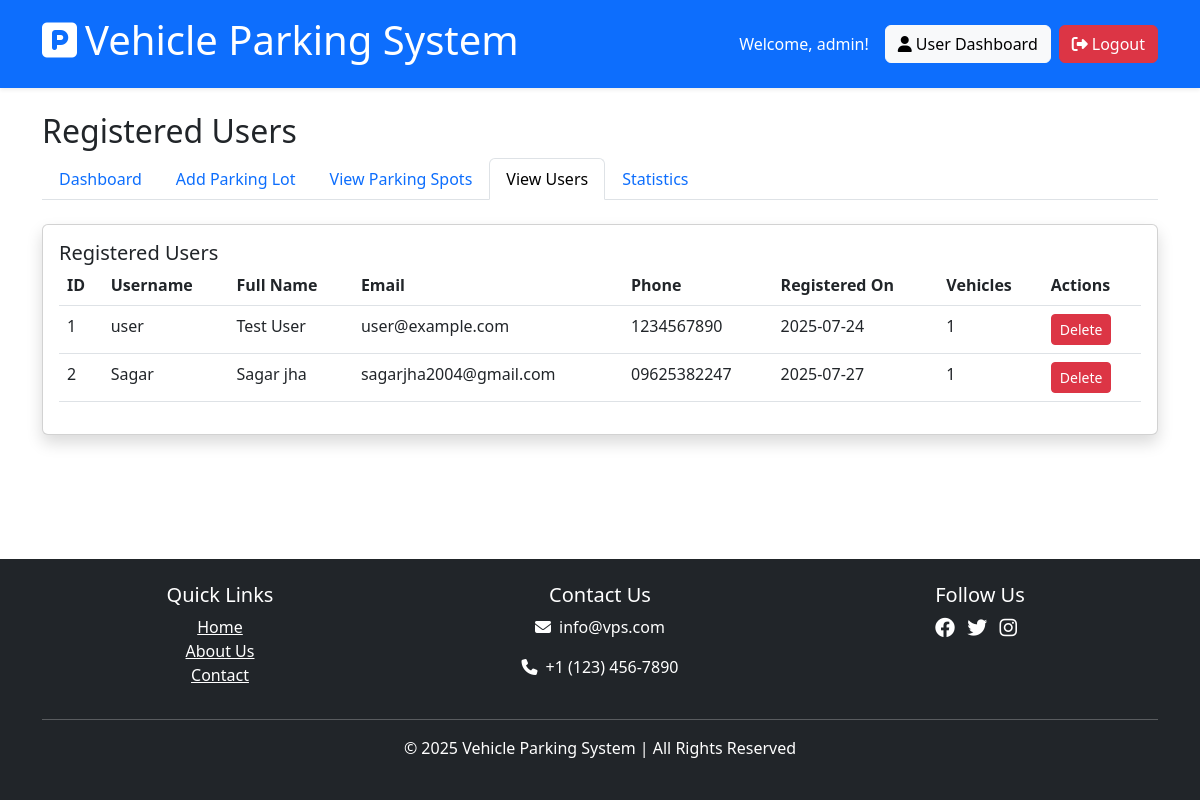
Before: /admin/view_user (signed in) with the older database file.
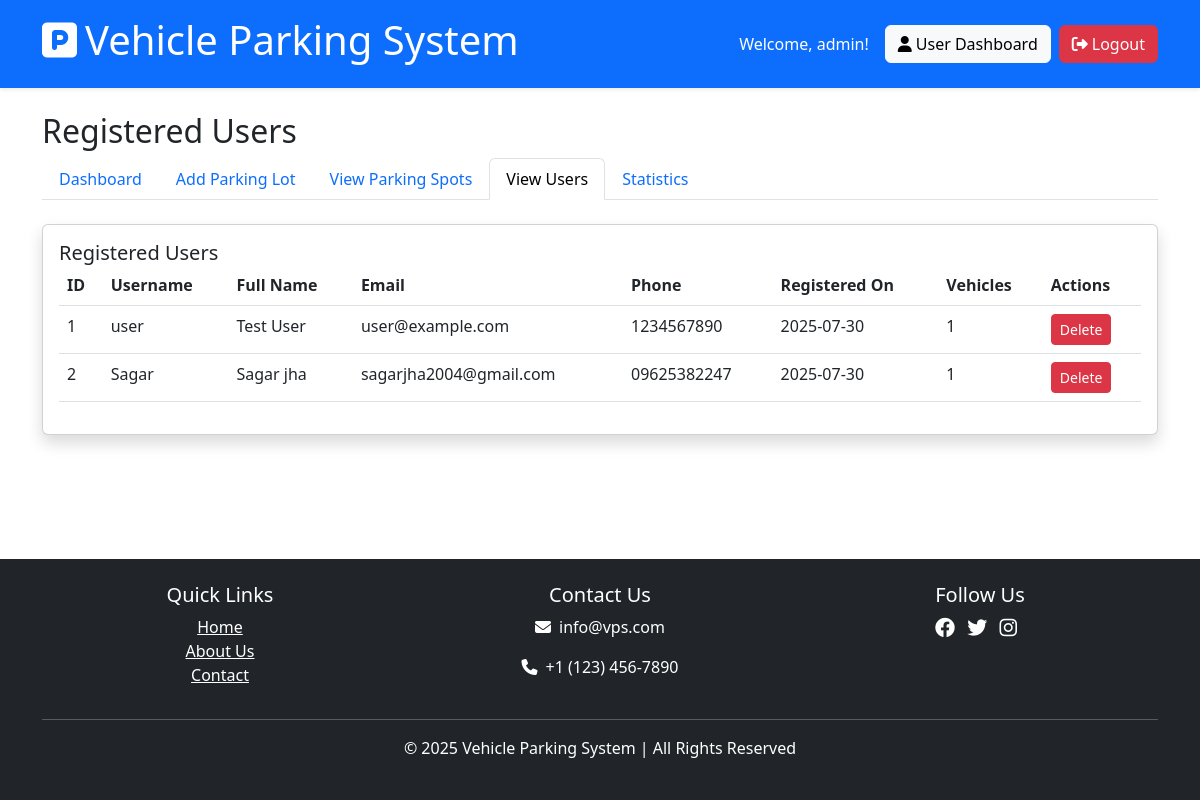
After: the same page with the newer database file.
### models/admin.py (models this page shows, shortened)
class Admin(db.Model, UserMixin):
    __tablename__ = 'admin'
    id = db.Column(db.Integer, primary_key=True)
    username = db.Column(db.String(100), unique=True, nullable=False)
    password_hash = db.Column(db.String(200), nullable=False)

### models/user.py (models this page shows, shortened)
class User(db.Model, UserMixin):
    id = db.Column(db.Integer, primary_key=True)
    username = db.Column(db.String(100), unique=True, nullable=False)
    email = db.Column(db.String(120), unique=True, nullable=False)
    password_hash = db.Column(db.String(200), nullable=False)
    first_name = db.Column(db.String(50))
    last_name = db.Column(db.String(50))
    phone = db.Column(db.String(20))
    registered_on = db.Column(db.DateTime, default=lambda: datetime.now(timezone.utc))
    bookings = db.relationship('Booking', backref='user', lazy=True, cascade="all, delete-orphan")
    vehicles = db.relationship('Vehicle', backref='owner', lazy=True, cascade="all, delete-orphan")
    @property
    def password(self):
        raise AttributeError('password is not a readable attribute')

### routes/admin_routes.py (the view)
@admin_bp.route('/view_user')
@login_required
@admin_required
def view_user():
    users = User.query.all()
    return render_template('admin/view_user.html', users=users)

### extensions.py (called while the page is built)
@login_manager.user_loader
def load_user(user_id):
    from models.admin import Admin
    from models.user import User
    admin = Admin.query.get(int(user_id))
    if admin:
        return admin
    return User.query.get(int(user_id))

### routes/admin_routes.py (called while the page is built, shortened)
def admin_required(f):
    @wraps(f)
    def decorated_function(*args, **kwargs):
        if not current_user.is_authenticated:
            flash('Please login to access this page.', 'warning')
            return redirect(url_for('admin.login'))
        return f(*args, **kwargs)
    return decorated_function

### templates/admin/view_user.html (shortened to what this page needs)
{% extends 'shared/base.html' %}
{% block content %}
<div class="row mb-4">
    <div class="col-12">
        <h2>Registered Users</h2>
        <nav>
            <div class="nav nav-tabs" id="nav-tab" role="tablist">
                <a class="nav-link" href="{{ url_for('admin.dashboard') }}">Dashboard</a>
                <a class="nav-link" href="{{ url_for('admin.add_parking_lot') }}">Add Parking Lot</a>
                <a class="nav-link" href="{{ url_for('admin.view_parking_spots') }}">View Parking Spots</a>
                <a class="nav-link active" href="{{ url_for('admin.view_user') }}">View Users</a>
                <a class="nav-link" href="{{ url_for('admin.statistics') }}">Statistics</a>
            </div>
        </nav>
    </div>
</div>
<div class="row">
    <div class="col-12">
        <div class="card shadow">
            <div class="card-body">
                <h5 class="card-title mb-0">Registered Users</h5>
                {% if users %}
                <div class="table-responsive">
                    <table class="table table-hover">
                        <thead>
                            <tr>
                                <th>ID</th>
                                <th>Username</th>
                                <th>Full Name</th>
                                <th>Email</th>
                                <th>Phone</th>
                                <th>Registered On</th>
                                <th>Vehicles</th>
                                <th>Actions</th>
                            </tr>
                        </thead>
                        <tbody>
                            {% for user in users %}
                            <tr>
                                <td>{{ user.id }}</td>
                                <td>{{ user.username }}</td>
                                <td>{{ user.first_name }} {{ user.last_name }}</td>
                                <td>{{ user.email }}</td>
                                <td>{{ user.phone or 'N/A' }}</td>
                                <td>{{ user.registered_on.strftime('%Y-%m-%d') }}</td>
                                <td>{{ user.vehicles|length }}</td>
                                <td>
                                    <form method="POST" action="{{ url_for('admin.delete_user', user_id=user.id) }}" onsubmit="return confirm('Are you sure you want to delete this user?');">
                                        <button type="submit" class="btn btn-sm btn-danger">Delete</button>
                                    </form>
                                </td>
                            </tr>
                            {% endfor %}
                        </tbody>
                    </table>
                </div>
                {% else %}
                    <p>No registered users found.</p>
                {% endif %}
            </div>
        </div>
    </div>
</div>
{% endblock %}

### templates/shared/base.html (shortened to what this page needs)
<!DOCTYPE html>
<html lang="en">
<head>
    <link rel="stylesheet" href="{{ url_for('static', filename='css/style.css') }}">
    <link href="https://cdn.jsdelivr.net/npm/bootstrap@5.3.0/dist/css/bootstrap.min.css" rel="stylesheet">
    <link rel="stylesheet" href="https://cdnjs.cloudflare.com/ajax/libs/font-awesome/6.4.0/css/all.min.css">
</head>
<body class="d-flex flex-column min-vh-100">
    <header class="bg-primary text-white p-3 shadow-sm">
        <div class="container">
            <div class="d-flex justify-content-between align-items-center">
                <a href="{{ url_for('main.index') }}" class="text-white text-decoration-none">
                    <h1><i class="fas fa-parking me-2"></i>Vehicle Parking System</h1>
                </a>
                <nav class="navbar-nav d-flex flex-row">
                    {% if current_user.is_authenticated %}
                        <div class="d-flex align-items-center">
                            <span class="me-3">Welcome, {{ current_user.username }}!</span>
                            {% if current_user.is_admin %}
                                <a href="{{ url_for('admin.dashboard') }}" class="btn btn-light me-2">
                                    <i class="fas fa-tachometer-alt me-1"></i>Admin Dashboard
                                </a>
                            {% else %}
                                <a href="{{ url_for('user.dashboard') }}" class="btn btn-light me-2">
                                    <i class="fas fa-user me-1"></i>User Dashboard
                                </a>
                            {% endif %}
                            <a href="{{ url_for('auth.logout') }}" class="btn btn-danger">
                                <i class="fas fa-sign-out-alt me-1"></i>Logout
                            </a>
                        </div>
                    {% endif %}
                </nav>
            </div>
        </div>
    </header>
    <main class="flex-grow-1">
        <div class="container mt-4">
            {% block content %}{% endblock %}
        </div>
    </main>
    <footer class="mt-5 p-4 bg-dark text-white text-center">
        <div class="container">
            <div class="row">
                <div class="col-md-4">
                    <h5>Quick Links</h5>
                    <ul class="list-unstyled">
                        <li><a href="{{ url_for('main.index') }}" class="text-white">Home</a></li>
                        <li><a href="{{ url_for('main.about') }}" class="text-white">About Us</a></li>
                        <li><a href="{{ url_for('main.contact') }}" class="text-white">Contact</a></li>
                    </ul>
                </div>
                <div class="col-md-4">
                    <h5>Contact Us</h5>
                    <p><i class="fas fa-envelope me-2"></i>info@vps.com</p>
                    <p><i class="fas fa-phone me-2"></i>+1 (123) 456-7890</p>
                </div>
                <div class="col-md-4">
                    <h5>Follow Us</h5>
                    <div class="social-icons">
                        <a href="#" class="text-white me-2"><i class="fab fa-facebook fa-lg"></i></a>
                        <a href="#" class="text-white me-2"><i class="fab fa-twitter fa-lg"></i></a>
                        <a href="#" class="text-white me-2"><i class="fab fa-instagram fa-lg"></i></a>
                    </div>
                </div>
            </div>
            <hr class="my-3">
            <p>&copy; 2025 Vehicle Parking System | All Rights Reserved</p>
        </div>
    </footer>
</body>
</html>

Changed rows visible on the page:
changed User "user": registered_on "2025-07-24" → "2025-07-30"
changed User "Sagar": registered_on "2025-07-27" → "2025-07-30"
